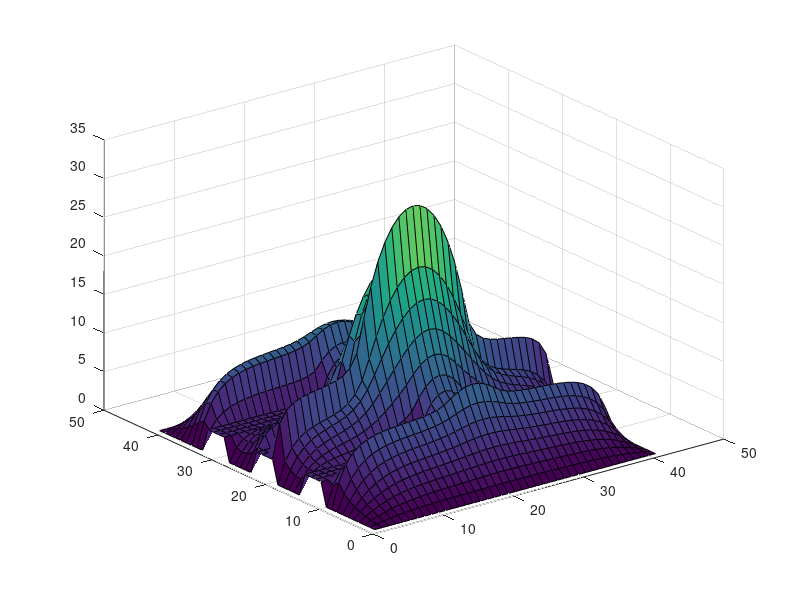

MATLAB code to generate this figure:

function electricfield_6_3Dhh

g=0;
V0=3;
field(41,41)=g;
field(11:14,1:17)=V0;
field(20:23,1:13)=V0;
field(29:32,1:17)=V0;
field(11:14,25:41)=V0;
field(20:23,29:41)=V0;
field(29:32,25:41)=V0;

[Xp,Yp]=meshgrid(-20*10^(-8):10^(-8):20*10^(-8));

for a=1:1:20
    for h=10:-1:2
        for v=2:40
            if (field(h,v) ~= V0)
                field(h,v)=(field(h-1,v)+field(h+1,v)+field(h,v-1)+field(h,v+1))/4;
            end
            if (h == 10)
              field(h,v) = field(h,v) + V0;
            end
        end
    end
    for h=15:1:28
        for v=2:40
            if (field(h,v) ~= V0)
                field(h,v)=(field(h-1,v)+field(h+1,v)+field(h,v-1)+field(h,v+1))/4;
            end
            
             if (h == 20)
              field(h,v) = field(h,v) + V0;
            end
        end
    end
    for h=28:-1:15
        for v=2:40
            if (field(h,v) ~= V0)
                field(h,v)=(field(h-1,v)+field(h+1,v)+field(h,v-1)+field(h,v+1))/4;
            end 
             if (h == 25)
              field(h,v) = field(h,v) + V0;
            end
        end
    end
    for h=33:1:40
        for v=2:40
            if (field(h,v) ~= V0)
                field(h,v)=(field(h-1,v)+field(h+1,v)+field(h,v-1)+field(h,v+1))/4;
            end
            
             if (h == 35)
              field(h,v) = field(h,v) + V0;
            end
        end
    end
    for h=2:1:40
        for v=2:40
            if (field(h,v) ~= V0)
                field(h,v)=(field(h-1,v)+field(h+1,v)+field(h,v-1)+field(h,v+1))/4;
            end
            
             if (h == 20)
              field(h,v) = field(h,v) + V0;
            end
        end
        for v=40:-1:2
            if (field(h,v) ~= V0)
                field(h,v)=(field(h-1,v)+field(h+1,v)+field(h,v-1)+field(h,v+1))/4;
            end 
            
             if (h == 20)
              field(h,v) = field(h,v) + V0;
            end
        end
    end
end
contour(Xp,Yp,field,30)
surf(field)
